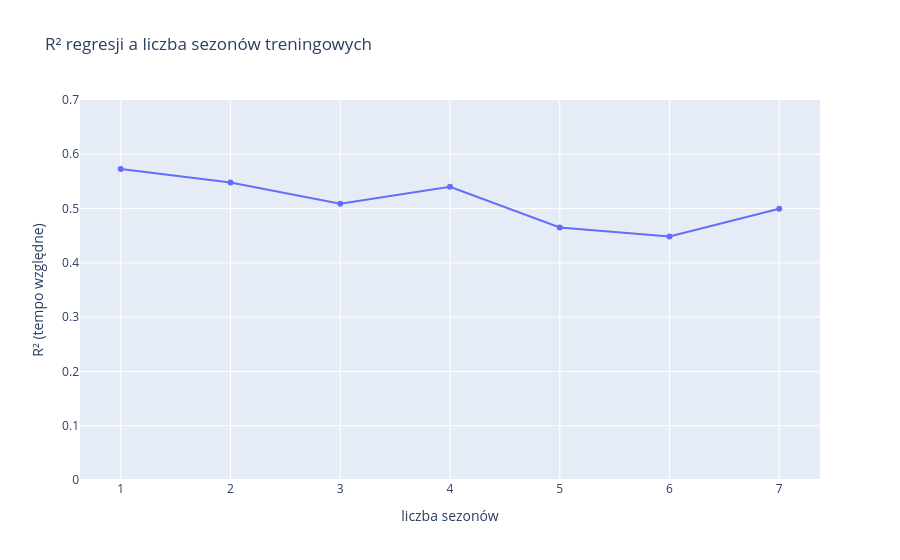

Notebook code cell kept with this figure:
### Code cell
fig = px.line(wynik_sez, x='liczba_sezonów', y='R2', markers=True,
              title='R² regresji a liczba sezonów treningowych',
              labels={'liczba_sezonów': 'liczba sezonów', 'R2': 'R² (tempo względne)'})
fig.update_yaxes(range=[0, 0.7])
fig.show()

### Figure 1 — Plotly figure (JSON) as saved in the notebook; plotly's stock layout.template omitted (floating-point values rounded to 4 significant figures)
{"data": [{"hovertemplate": "liczba sezonów=%{x}<br>R² (tempo względne)=%{y}<extra></extra>", "legendgroup": "", "line": {"color": "#636efa", "dash": "solid"}, "marker": {"symbol": "circle"}, "mode": "lines+markers", "name": "", "orientation": "v", "showlegend": false, "type": "scatter", "x": [1, 2, 3, 4, 5, 6, 7], "xaxis": "x", "y": [0.5728, 0.548, 0.5089, 0.5401, 0.4651, 0.4487, 0.4997], "yaxis": "y"}], "layout": {"legend": {"tracegroupgap": 0}, "title": {"text": "R² regresji a liczba sezonów treningowych"}, "xaxis": {"anchor": "y", "domain": [0.0, 1.0], "title": {"text": "liczba sezonów"}}, "yaxis": {"anchor": "x", "domain": [0.0, 1.0], "range": [0, 0.7], "title": {"text": "R² (tempo względne)"}}}}
